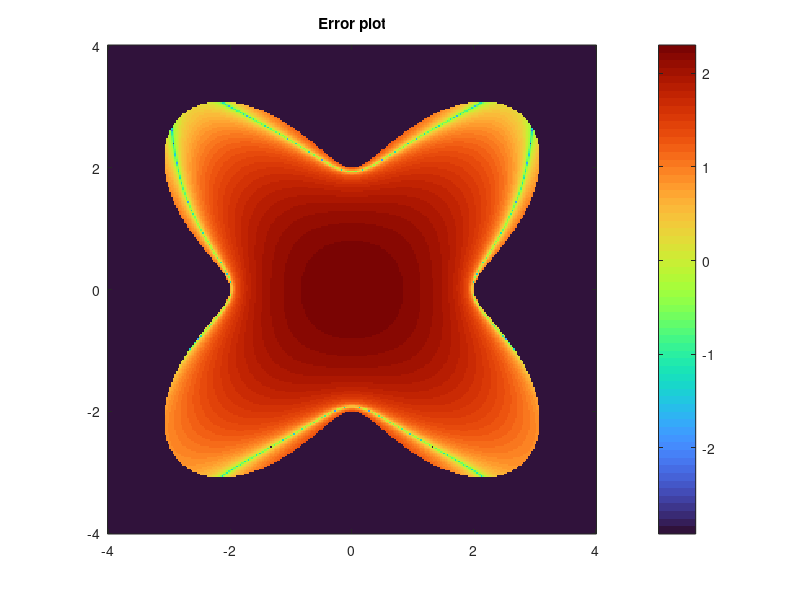

Source code (MATLAB):
N=300;
tvec = linspace(-pi+2*pi/N, pi, N);
rvec = 3+cos(4.*tvec+pi);
rprimvec = -4*sin(4.*tvec+pi);
rbisvec = -16*cos(4.*tvec+pi);
y1 = rvec .*cos(tvec);
y2 = rvec .*sin(tvec);
nu1 = rvec .* cos(tvec) + rprimvec .* sin(tvec);
nu2 = rvec .* sin(tvec) - rprimvec .* cos(tvec);
nu1 = nu1 ./ sqrt( rvec.^2+ rprimvec.^2 );
nu2 = nu2 ./ sqrt( rvec.^2+ rprimvec.^2 );

A_k = zeros(N,N);
vecdsdt = sqrt(rprimvec.^2+rvec.^2);
p = [0,4];
nu = [nu1; nu2];
k=1;
for i=1:N
    for j=1:N
        nu_j = [nu1(i), nu2(i)];
        r_i = [y1(i), y2(i)];
        r_j = [y1(j), y2(j)];
        difference = r_j - r_i;
        
        
        taljare = 1i/4 * k*(difference)/norm(difference) * besselh(1,k*norm(difference));

        A_k(i,j) = dot(nu_j, taljare);
    end
end

for i=1:N
    taljare = rprimvec(i)^2-0.5*rbisvec(i)*rvec(i) + 0.5*rvec(i)^2;
    namnare = 2*pi*(rprimvec(i)^2+rvec(i)^2)^(3/2);
    A_k(i,i) = taljare/namnare;    
end

%%
M = 300; % pick something here
x1field = linspace(-4, 4, M);
x2field = linspace(-4, 4, M);
ufield = zeros(M,M);
exactfield = zeros(M,M);

gvec = (nu1.*y1+nu2.*(y2-4))./(sqrt((y1).^2+(y2-4).^2).*(1i*k/4*besselh(1,k.*sqrt(y1.^2+(y2-4).^2))));
ineverse_matrix = (-eye(N)/2+ 2*pi/N * A_k * diag(vecdsdt));
hvec = ineverse_matrix\gvec.';
hvec = hvec.';

for ix1=1:M
    for ix2=1:M
        x1=x1field(ix1);
        x2=x2field(ix2);
        t=angle(complex(x1,x2));
        radius= 3+cos(4*t+pi); %formula for rvec
        if x1^2+ x2^2< radius^2
           phivec = -1i/4 * besselh(0,k*sqrt((x1-y1).^2 + (x2-(y2)).^2)); %kernel expression in terms of xi, yi, nui, i=1,2
           exactfield(ix1,ix2) = real(1i/4*besselh(0,k*sqrt(x1.^2+(x2-4).^2)));
           ufield(ix1,ix2) = (phivec*((hvec.* vecdsdt).')*2*pi/N)-4;
        end
    end
end

ufield = real(ufield);
%% 
imagesc(x1field, x2field, exactfield.')
axis xy
colormap turbo
pbaspect([1 1 1])
colorbar
title('Analytical solution of u(x,y)')

%%
errorfield = log10(abs(ufield-exactfield));
imagesc(x1field, x2field, ufield.')
k=1;
axis xy
colormap turbo
pbaspect([1 1 1])
colorbar
title('Numerical solution of u(x,y)')

%%
imagesc(x1field, x2field, errorfield.')

axis xy
colormap turbo
pbaspect([1 1 1])
colorbar
title('Error plot')
